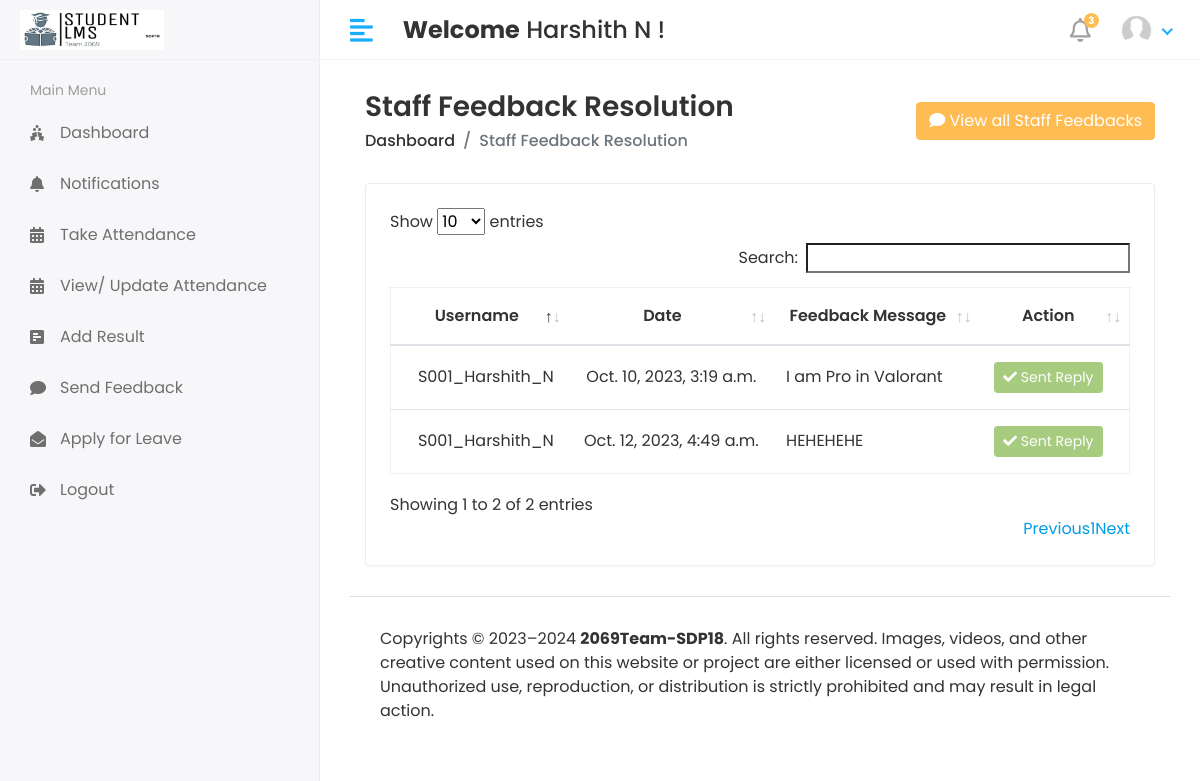
/HOD/Staff/Feedback (signed in), run on an earlier commit of the app's database.
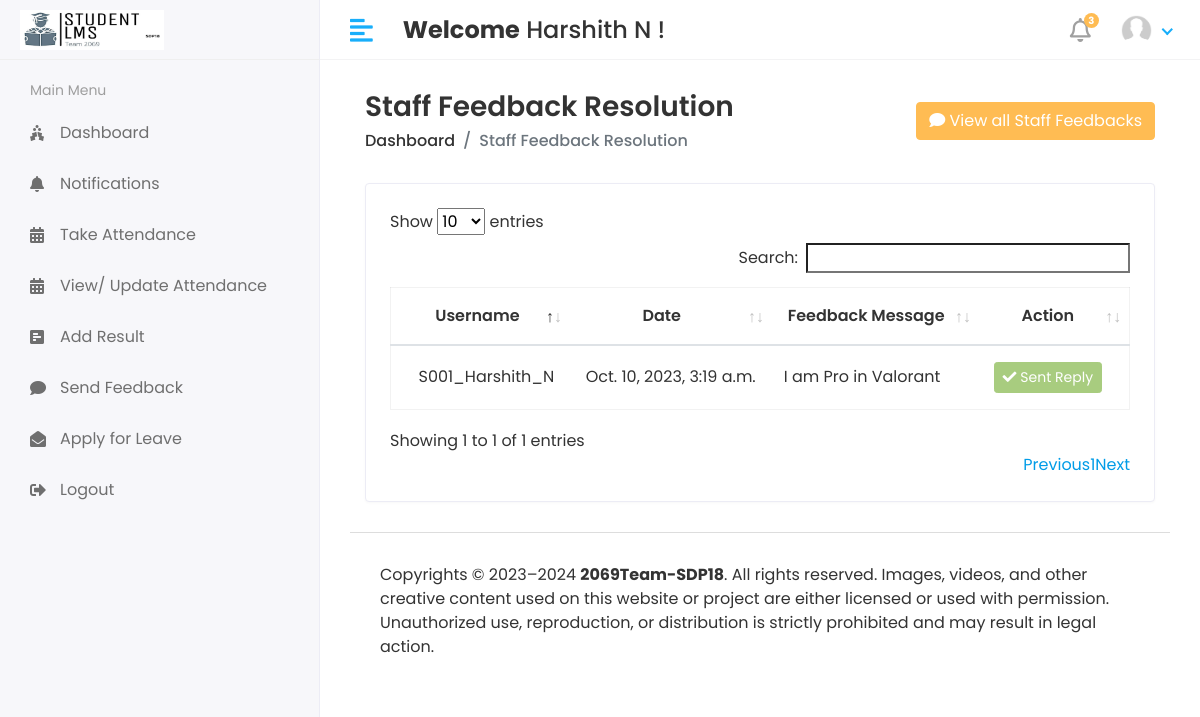
And on a later commit of the database.
### app/models.py (models this page shows, shortened)
class Staff_Feedback(models.Model):
    staff_id = models.ForeignKey(Staff, on_delete = models.CASCADE)
    feedback = models.TextField()
    feedback_reply = models.TextField()
    created_at = models.DateTimeField(auto_now_add=True)
    updated_at = models.DateTimeField(auto_now_add=True)
    class Meta:
        db_table = 'staff_feedback_table'

class Staff(models.Model):
    admin = models.OneToOneField(CustomUser,on_delete=models.CASCADE)
    address = models.TextField()
    gender = models.CharField(max_length=100)
    desgination = models.CharField(max_length=100)
    created_at = models.DateTimeField(auto_now_add=True)
    updated_at = models.DateTimeField(auto_now_add=True)
    class Meta:
        db_table = 'staff_table'

class CustomUser(AbstractUser):
    USER_CHOICES = (
        (1, 'HOD'),
        (2, 'STAFF'),
        (3, 'STUDENT'),
    )
    user_type = models.CharField(choices=USER_CHOICES, max_length=50, default=1)
    profile_pic = models.ImageField(upload_to='media/profile_pics')
    class Meta:
        db_table = 'custom_user_table'

### Studentlearningmanagementsystem/HOD_views.py (the view)
# urls.py: path('HOD/Staff/Feedback', HOD_views.STAFF_FEEDBACK_VIEW, name = 'staff_feedback_view'),
@login_required(login_url='/')
def STAFF_FEEDBACK_VIEW(request):
    staff_feedback = Staff_Feedback.objects.all()
    staff = Staff.objects.all()
    context = {
        "staff_feedback": staff_feedback,
        'staff': staff,
    }
    return render(request, 'Hod/staff_feedback.html', context)

### templates/HOD/staff_feedback.html (shortened to what this page needs)
{% extends 'base.html' %}
{% block content %}
<div class="content container-fluid">
    <div class="page-header">
       <div class="row align-items-center">
          <div class="col">
             <h3 class="page-title">Staff Feedback Resolution</h3>
             <ul class="breadcrumb">
                <li class="breadcrumb-item"><a href="{% url 'HOD_home' %}">Dashboard</a></li>
                <li class="breadcrumb-item active">Staff Feedback Resolution</li>
             </ul>
          </div>
          <div class="col-auto text-right float-right ml-auto">
            <button type="button" class="btn btn-primary" data-toggle="modal" data-target="#example"><i class="fas fa-comment"></i>
                View all Staff Feedbacks
            </button>
          </div>
       </div>
    </div>
    <div class="row">
       <div class="col-sm-12">
          <div class="card card-table">
             <div class="card-body">
                <div class="table-responsive">
                  <table id="table_id" class="table table-hover table-center mb-0">
                     <thead>
                         <tr>
                             <th class="text-center">Username</th>
                             <th class="text-center">Date</th>
                             <th class="text-center">Feedback Message</th>
                             <th class="text-center">Action</th>
                         </tr>
                     </thead>
                     <tbody>
                         {% for i in staff_feedback %}
                         <tr>
                             <td class="text-center">{{i.staff_id.admin.username}}</td>
                             <td class="text-center">{{i.updated_at}}</td>
                             <td>{{i.feedback}}</td>
                             <td class="text-center">
                              {% if i.status == "NO_REP" %}
                              <button class="btn btn-danger btn-sm" disabled="disabled"><i class="fa fa-ban"></i> Ignored</button>
                              {% elif i.feedback_reply is not empty %}
                              <button class="btn btn-success btn-sm" disabled="disabled"><i class="fa fa-check"></i> Sent Reply</button>
                              {% else %}
                              <button type="button" class="btn btn-success btn-sm" data-toggle="modal" data-target="#sendfeedback-{{forloop.counter}}"><i class="fa fa-check"></i>
                                 Reply
                              </button>
                              <a href="{% url 'Staff_feedback_ignore' i.id %}" class="btn btn-danger btn-sm"><i class="fa fa-ban"></i> Ignore</a>
                              {% endif %}
                             </td>
                         </tr>
                         {% endfor %}
                     </tbody>
                   </table>
                </div>
             </div>
          </div>
       </div>
    </div>
 </div>
{% endblock %}

What changed in the data, as far as the page shows it:
removed Staff_Feedback: staff_id.admin.username "S001_Harshith_N", updated_at "Oct. 12, 2023, 4:49 a.m.", feedback "HEHEHEHE", feedback_reply "Sent Reply"
Also different on the page:
text written by a page script: "Show entries Search: Showing 1 to 2 of 2 entries Previous 1 Next" → "Show entries Search: Showing 1 to 1 of 1 entries Previous 1 Next"
